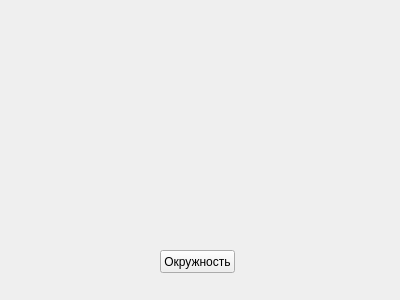
<?xml version="1.0" encoding="UTF-8"?>
<ui version="4.0">
 <class>Form</class>
 <widget class="QWidget" name="Form">
  <property name="geometry">
   <rect>
    <x>0</x>
    <y>0</y>
    <width>400</width>
    <height>300</height>
   </rect>
  </property>
  <property name="windowTitle">
   <string>Form</string>
  </property>
  <widget class="QPushButton" name="pushButton">
   <property name="geometry">
    <rect>
     <x>160</x>
     <y>250</y>
     <width>75</width>
     <height>23</height>
    </rect>
   </property>
   <property name="text">
    <string>Окружность</string>
   </property>
  </widget>
 </widget>
 <resources/>
 <connections/>
</ui>
